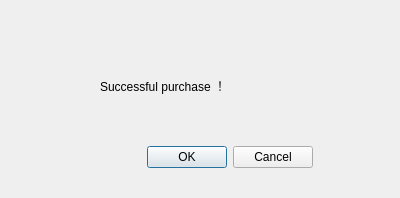
<?xml version="1.0" encoding="UTF-8"?>
<ui version="4.0">
 <class>Dialog_m</class>
 <widget class="QDialog" name="Dialog_m">
  <property name="geometry">
   <rect>
    <x>0</x>
    <y>0</y>
    <width>400</width>
    <height>198</height>
   </rect>
  </property>
  <property name="windowTitle">
   <string>message</string>
  </property>
  <widget class="QDialogButtonBox" name="buttonBox_comfirm">
   <property name="geometry">
    <rect>
     <x>80</x>
     <y>140</y>
     <width>233</width>
     <height>34</height>
    </rect>
   </property>
   <property name="standardButtons">
    <set>QDialogButtonBox::Cancel|QDialogButtonBox::Ok</set>
   </property>
  </widget>
  <widget class="QLabel" name="label">
   <property name="geometry">
    <rect>
     <x>100</x>
     <y>60</y>
     <width>261</width>
     <height>51</height>
    </rect>
   </property>
   <property name="text">
    <string>Successful purchase ！</string>
   </property>
  </widget>
 </widget>
 <resources/>
 <connections>
  <connection>
   <sender>buttonBox_comfirm</sender>
   <signal>clicked(QAbstractButton*)</signal>
   <receiver>Dialog_m</receiver>
   <slot>close()</slot>
   <hints>
    <hint type="sourcelabel">
     <x>196</x>
     <y>156</y>
    </hint>
    <hint type="destinationlabel">
     <x>199</x>
     <y>98</y>
    </hint>
   </hints>
  </connection>
 </connections>
</ui>
